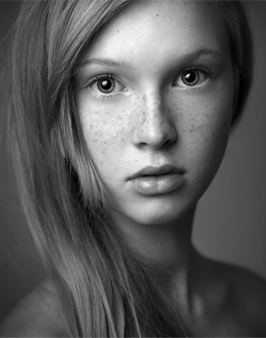
%> input picture work/beauty_with_freckle.bmp, 266 x 338 px
$ octave debug.m   (GNU Octave 9; MATLAB toolbox functions it lacks are replaced by stand-ins)
%> lines starting %> are read from the running program, lines starting %| are printed output that depends on the picture
### work/guidedfilter.m
function q = guidedfilter(I,p,r,e)
	[height,width]=size(I);

	N=squarefilter(ones(height,width),r);

	meanI=squarefilter(I,r)./N;
	meanp=squarefilter(p,r)./N;
	meanIP=squarefilter(I.*p,r)./N;
	meanII=squarefilter(I.*I,r)./N;

	covIP=meanIP-meanI.*meanp;
	varI=meanII-meanI.*meanI;

	a=covIP./(varI+e);
	b=meanp-a.*meanI;

	meana=squarefilter(a,r)./N;
	meanb=squarefilter(b,r)./N;

	q=meana.*I+meanb;
end

### work/squarefilter.m
function output = squarefilter(imsrc, r)
	[height, width] = size(imsrc);
	temp = zeros(height,width);

	cum = cumsum(imsrc,2);
	temp(:,1:r+1)=cum(:,1+r:2*r+1);
	temp(:,r+2:width-r)=cum(:,2*r+2:width)-cum(:,1:width-2*r-1);
	temp(:,width-r+1:width)=repmat(cum(:,width),1,r)-cum(:,width-2*r:width-r-1);

	output = zeros(height,width);
	temp2 = cumsum(temp,1);

	output(1:r+1,:)=temp2(1+r:2*r+1,:);
	output(r+2:height-r,:)=temp2(2*r+2:height,:)-temp2(1:height-2*r-1,:);
	output(height-r+1:height,:)=repmat(output(height,:),r,1)-temp2(height-2*r:height-r-1,:);
end

### work/debug.m
I=double(imread('beauty_with_freckle.bmp'))/255;
%> I: size 338x266 double; min 0, max 0.969, mean 0.348
p=I;
q1=guidedfilter(I,p,2,0.1^2);
%> in squarefilter, `temp(:,width-r+1:width)=repmat(cum(:,width),1,r)-cum(:,width-2*r:width..`:
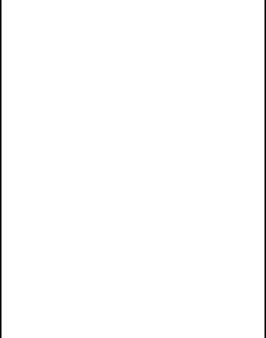
%> temp: size 338x266 double; min 3, max 5, mean 4.98; drawn with min black and max white
%> in squarefilter, `output(height-r+1:height,:)=repmat(output(height,:),r,1)-temp2(height-..`: output: size 338x266 double; min -1675, max 25, mean 14.8
%> in squarefilter (call 2), `temp(:,width-r+1:width)=repmat(cum(:,width),1,r)-cum(:,width-2*r:width..`: temp: size 338x266 double; min 0.0196, max 4.76, mean 1.74
%> in squarefilter (call 2), `output(height-r+1:height,:)=repmat(output(height,:),r,1)-temp2(height-..`: output: size 338x266 double; min -960, max 23.64, mean 5.2
%> call 4 of squarefilter, with r = 2
%> in squarefilter (call 4), `cum = cumsum(imsrc,2);`:
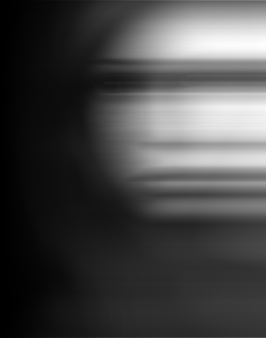
%> cum: size 338x266 double; min 0.0234, max 81.57, mean 22.6; drawn with min black and max white
%> in squarefilter (call 4), `temp(:,width-r+1:width)=repmat(cum(:,width),1,r)-cum(:,width-2*r:width..`: temp: size 338x266 double; min 0.000108, max 4.53, mean 0.816
%> in squarefilter (call 4), `output(height-r+1:height,:)=repmat(output(height,:),r,1)-temp2(height-..`: output: size 338x266 double; min -679.7, max 22.35, mean 2.4
%> in guidedfilter, `meanIP=squarefilter(I.*p,r)./N;`:
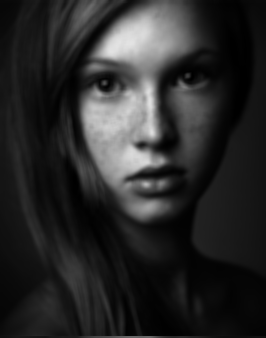
%> meanIP: size 338x266 double; min 0.000133, max 0.894, mean 0.164
%> call 6 of squarefilter, with r = 2
%> in squarefilter (call 6), `cum = cumsum(imsrc,2);`:
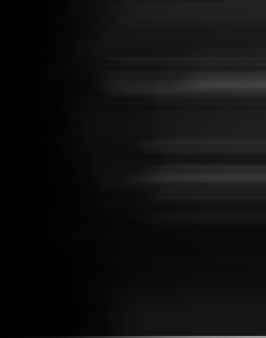
%> cum: size 338x266 double; min 0.000301, max 156.1, mean 15.5
%> in squarefilter (call 6), `temp(:,width-r+1:width)=repmat(cum(:,width),1,r)-cum(:,width-2*r:width..`: temp: size 338x266 double; min 0.000819, max 4.53, mean 0.527
%> in squarefilter (call 6), `temp2 = cumsum(temp,1);`:
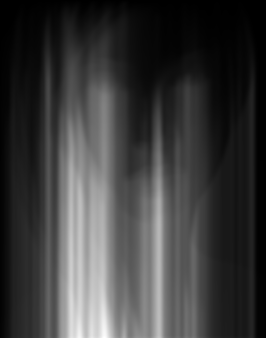
%> temp2: size 338x266 double; min 0.0741, max 420.7, mean 99; drawn with min black and max white
%> in squarefilter (call 6), `output(height-r+1:height,:)=repmat(output(height,:),r,1)-temp2(height-..`: output: size 338x266 double; min -410.7, max 22.34, mean 1.5
%> in guidedfilter, `meana=squarefilter(a,r)./N;`:
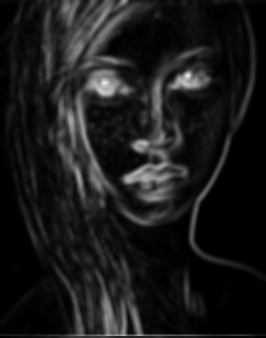
%> meana: size 338x266 double; min 0.000417, max 0.894, mean 0.103
%> call 7 of squarefilter, with r = 2
%> in squarefilter (call 7), `temp(:,width-r+1:width)=repmat(cum(:,width),1,r)-cum(:,width-2*r:width..`: temp: size 338x266 double; min 0.0681, max 4.69, mean 1.54
%> in squarefilter (call 7), `output(height-r+1:height,:)=repmat(output(height,:),r,1)-temp2(height-..`:
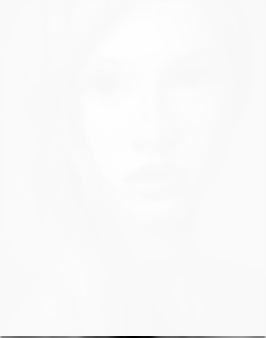
%> output: size 338x266 double; min -848.3, max 23.4, mean 4.6; drawn with min black and max white
q2=guidedfilter(I,p,2,0.2^2);
q3=guidedfilter(I,p,2,0.4^2);

q4=guidedfilter(I,p,4,0.1^2);
q5=guidedfilter(I,p,4,0.2^2);
q6=guidedfilter(I,p,4,0.4^2);

q7=guidedfilter(I,p,8,0.1^2);
q8=guidedfilter(I,p,8,0.2^2);
q9=guidedfilter(I,p,8,0.4^2);

imshow(I);
figure();
imshow([q1,q2,q3]);
figure();
imshow([q4 q5 q6]);
figure();
imshow([q7,q8,q9]);

imwrite(q1,'beauty1.bmp');
imwrite(q2,'beauty2.bmp');
imwrite(q3,'beauty3.bmp');
imwrite(q4,'beauty4.bmp');
imwrite(q5,'beauty5.bmp');
imwrite(q6,'beauty6.bmp');
imwrite(q7,'beauty7.bmp');
imwrite(q8,'beauty8.bmp');
imwrite(q9,'beauty9.bmp');
